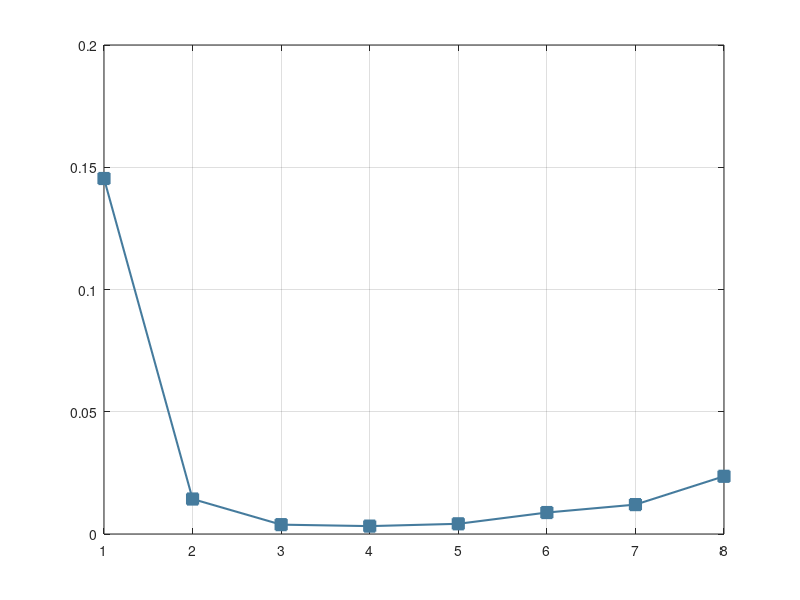

This figure's MATLAB source: (Note: this script raises an error after producing the figure.)
clc;
clear;
close all;
addpath(genpath(pwd));
rng(1993); % For repeatable results

%% BER record
FreeeCollision_threeTags_Tag1 = [0.124300000000000;0.00961666666666667;0.00288043478260870;0.00182894736842105;0.00293954248366013;0.00713695652173913;0.0111213355048860;0.0167912147505423];
FreeeCollision_threeTags_Tag2 = [0.100933333333333;0.0117333333333333;0.00335869565217391;0.00329605263157895;0.00396405228758170;0.00780434782608696;0.0101881107491857;0.0221176789587853];
FreeeCollision_threeTags_Tag3 = [0.210950000000000;0.0215750000000000;0.00523913043478261;0.00455263157894737;0.00560947712418301;0.0113880434782609;0.0147573289902280;0.0318975054229935];

MultiRider_threeTags_Tag1 = [NaN;NaN;0;0;0;0;0;0.000203016241299304];
MultiRider_threeTags_Tag2 = [NaN;NaN;0.000343750000000000;0.000304347826086957;0.000205284552845528;0.000198750000000000;9.83754512635379e-05;0.000530742459396752];
MultiRider_threeTags_Tag3 = [NaN;NaN;0.000578125000000000;0.000646739130434783;0.000583333333333333;0.000671250000000000;0.000607400722021661;0.000933874709976798];

ParaFi_threeTags_Tag1 = [NaN;NaN;0.00267187500000000;0.00315217391304348;0.00506300813008130;0.00512875000000000;0.00672472924187726;0.00826624129930395];
ParaFi_threeTags_Tag2 = [NaN;NaN;0.00178125000000000;0.00410326086956522;0.00410772357723577;0.00555125000000000;0.00605685920577617;0.00887064965197216];
ParaFi_threeTags_Tag3 = [NaN;NaN;0.00264062500000000;0.00274456521739130;0.00463414634146341;0.00523000000000000;0.00555415162454874;0.00797563805104408];

ConcurScatter_threeTags_Tag1 = [0.502650000000000;0.497575000000000;0.499538043478261;0.499750000000000;0.498366013071895;0.499695652173913;0.498841205211726;0.501467462039046];
ConcurScatter_threeTags_Tag2 = [0.502333333333333;0.498550000000000;0.500027173913044;0.499197368421053;0.500457516339869;0.500926086956522;0.500802931596091;0.501924078091106];
ConcurScatter_threeTags_Tag3 = [0.498300000000000;0.497158333333333;0.497918478260870;0.498375000000000;0.499838235294118;0.499757608695652;0.498982899022801;0.499648047722343];

Mecha_threeTags_Tag1 = [NaN;NaN;0.000390625000000000;0.000347826086956522;0.000201219512195122;0.000470000000000000;0.000863718411552347;0.00192575406032483];
Mecha_threeTags_Tag2 = [NaN;NaN;0.000140625000000000;0.000592391304347826;0.000254065040650407;0.000237500000000000;0.00104602888086643;0.00129582366589327];
Mecha_threeTags_Tag3 = [NaN;NaN;0.000109375000000000;0.000217391304347826;0.000493902439024390;0.000757500000000000;0.000740072202166065;0.00169257540603248];



%% BER
FreeeCollision_threeTags = (FreeeCollision_threeTags_Tag1 + FreeeCollision_threeTags_Tag2 + FreeeCollision_threeTags_Tag3)./3;
MultiRider_threeTags = (MultiRider_threeTags_Tag1 + MultiRider_threeTags_Tag2 + MultiRider_threeTags_Tag3)./3;
ParaFi_threeTags = (ParaFi_threeTags_Tag1 + ParaFi_threeTags_Tag2 + ParaFi_threeTags_Tag3)./3;
ConcurScatter_threeTags = (ConcurScatter_threeTags_Tag1 + ConcurScatter_threeTags_Tag2 + ConcurScatter_threeTags_Tag3)./3;
Mecha_threeTags = (Mecha_threeTags_Tag1 + Mecha_threeTags_Tag2 + Mecha_threeTags_Tag3)./3;



%% plot BER
vals_BER = [FreeeCollision_threeTags,Mecha_threeTags,MultiRider_threeTags,ParaFi_threeTags,ConcurScatter_threeTags];

colors = {[69/255 123/255 157/255],[202/255 55/255 83/255],[128/255 128/255 128/255],[153 153 204]./255,[132/255 165/255 157/255],[229,152,155]/255,[247,237,226]/255,[246,189,96]/255};
lineStyles = {'-','--','-.',':'};
lineMarker = {'square','o','^','pentagram','diamond','*','h','o','+','x'};
markersize = 8;
linewidth = 1.5;

x =1:1:8;

%%%** plot BER **%%%
figure(1)
plot(x,vals_BER(:,1),'Marker',lineMarker{1},'MarkerSize',markersize,'LineWidth',linewidth,'color',colors{1},'MarkerFaceColor',colors{1});
grid on
set(gcf,'unit','centimeters','position',[3 5 19.5 7]);
ax = gca;
ax.FontSize = 14;
ax.FontName = 'Times New Roman';
ax.YScale = 'log';
ax.XTickLabel = {'100','200','300','500','1000','1500','2000','3000'};
ylabel('BER','FontSize',14,'FontName','Times New Roman');
xlabel('PSDU length (bytes)','FontSize',14,'FontName','Times New Roman');
hold on
plot(x,vals_BER(:,2),'Marker',lineMarker{2},'MarkerSize',markersize,'LineWidth',linewidth,'color',colors{2},'MarkerFaceColor',colors{2});
hold on
plot(x,vals_BER(:,3),'Marker',lineMarker{3},'MarkerSize',markersize,'LineWidth',linewidth,'color',colors{3},'MarkerFaceColor',colors{3});
hold on
plot(x,vals_BER(:,4),'Marker',lineMarker{4},'MarkerSize',markersize,'LineWidth',linewidth,'color',colors{4},'MarkerFaceColor',colors{4});
hold on
plot(x,vals_BER(:,5),'Marker',lineMarker{5},'MarkerSize',markersize,'LineWidth',linewidth,'color',colors{5},'MarkerFaceColor',colors{5});
ax.XLim = [1 7];
ax.YLim = [1e-5 1e0];
ax.YTick = [1e-6,1e-4,1e-2,1e0];
lgd = legend('FreeCollision','Mecha','MultiRider','ParaFi','ConcurScatter',...
    'FontSize',12,'FontName','Times New Roman','NumColumns',5,'Interpreter','latex');
lgd.Location = 'northoutside'; 